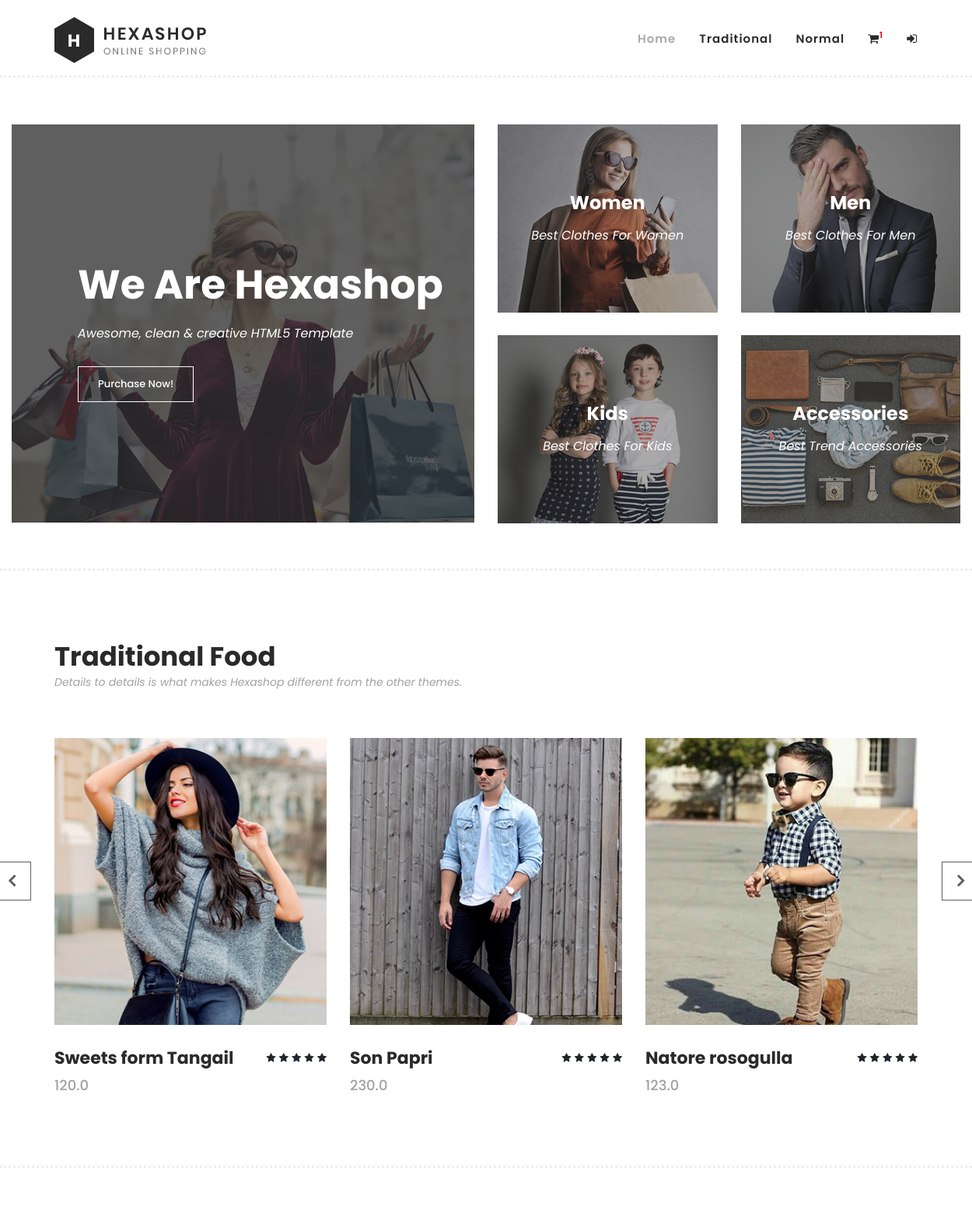
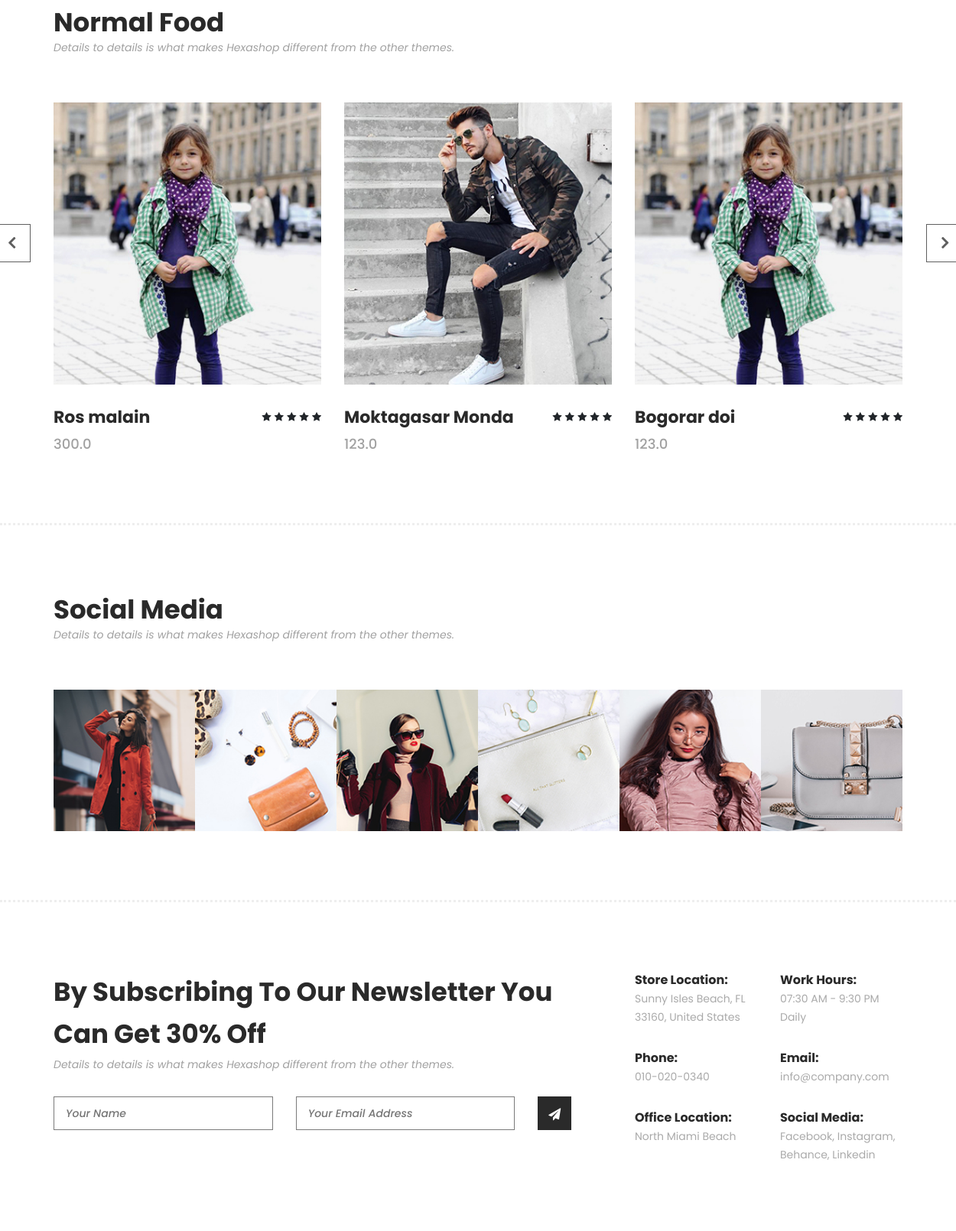
The page / (upper part) on the database its author committed (2 pictures, top to bottom).
### core/models.py (models this page shows, shortened)
class Item(models.Model):
    title = models.CharField(max_length=100)
    price = models.FloatField()
    discount_price = models.FloatField(blank=True, null = True)
    category = models.CharField(choices=CATEGORY_CHOICES, max_length=2)
    label = models.CharField(choices=LABEL_CHOICES, max_length=1)
    slug = models.SlugField()
    description = models.TextField()
    image = models.ImageField()

### core/views.py (the view)
# urls.py: path('', HomeProductView.as_view() , name='home'),
class HomeProductView(ListView):
    model = Item
    template_name = "home.html"
    traditional = []
    normal = []
    def get_context_data(self, **kwargs):
        context = super(HomeProductView, self).get_context_data(**kwargs)
        if not self.traditional:
            self.traditional = Item.objects.filter(category__icontains='S')
        if not self.normal:
            self.normal = Item.objects.filter(category__icontains='Ow')
        context.update({
            'traditional': self.traditional,
            'normal':self.normal
        })
        return context

### templates/home.html (shortened to what this page needs)
 {% extends 'base.html' %}
 {% load static %}
 {% block content %}
 {% include 'banner.html' %}
 <section class="section" id="men">
    <div class="container">
        <div class="row">
            <div class="col-lg-6">
                <div class="section-heading">
                    <h2>Traditional Food</h2>
                    <span>Details to details is what makes Hexashop different from the other themes.</span>
                </div>
            </div>
        </div>
    </div>
    <div class="container">
        <div class="row">
            <div class="col-lg-12">
                <div class="men-item-carousel">
                    <div class="owl-men-item owl-carousel">
                        {% for trad in traditional %}
                        <div class="item">
                            <div class="thumb">
                                <img src="{{trad.image.url}}" alt="">
                            </div>
                            <div class="down-content">
                                <h4>{{trad.title}}</h4>
                                <span>{{trad.price}}</span>
                                <ul class="stars">
                                    <li><i class="fa fa-star"></i></li>
                                    <li><i class="fa fa-star"></i></li>
                                    <li><i class="fa fa-star"></i></li>
                                    <li><i class="fa fa-star"></i></li>
                                    <li><i class="fa fa-star"></i></li>
                                </ul>
                            </div>
                        </div>
                        {% endfor %}
                    </div>
                </div>
            </div>
        </div>
    </div>
</section>
<section class="section" id="women">
    <div class="container">
        <div class="row">
            <div class="col-lg-6">
                <div class="section-heading">
                    <h2>Normal Food</h2>
                    <span>Details to details is what makes Hexashop different from the other themes.</span>
                </div>
            </div>
        </div>
    </div>
    <div class="container">
        <div class="row">
            <div class="col-lg-12">
                <div class="women-item-carousel">
                    <div class="owl-women-item owl-carousel">
                        {% for norm in normal %}
                        <div class="item">
                            <div class="thumb">
                                <img src="{{norm.image.url}}" alt="">
                            </div>
                            <div class="down-content">
                                <h4>{{norm.title}}</h4>
                                <span>{{norm.price}}</span>
                                <ul class="stars">
                                    <li><i class="fa fa-star"></i></li>
                                    <li><i class="fa fa-star"></i></li>
                                    <li><i class="fa fa-star"></i></li>
                                    <li><i class="fa fa-star"></i></li>
                                    <li><i class="fa fa-star"></i></li>
                                </ul>
                            </div>
                        </div>
                        {% endfor %}
                    </div>
                </div>
            </div>
        </div>
    </div>
</section>
    {% include 'social.html' %}
    {% include 'subscribe.html' %}
{% endblock content %}

### static/css/templatemo-hexashop.css (style rules this page uses)
html, body, div, span, applet, object, iframe, h1, h2, h3, h4, h5, h6, p, blockquote, div pre, a, abbr, acronym, address, big, cite, code, del, dfn, em, font, img, ins, kbd, q, s, samp, small, strike, strong, sub, sup, tt, var, b, u, i, center, dl, dt, dd, ol, ul, li, figure, header, nav, section, article, aside, footer, figcaption { margin: 0; padding: 0; border: 0; outline: 0; }
ul, li { padding: 0; margin: 0; list-style: none; }
header, nav, section, article, aside, footer, hgroup { display: block; }
* { box-sizing: border-box; }
html, body { font-family: 'Poppins', sans-serif; font-weight: 400; background-color: #fff; font-size: 16px; -ms-text-size-adjust: 100%; -webkit-font-smoothing: antialiased; -moz-osx-font-smoothing: grayscale; }
h1, h2, h3, h4, h5, h6 { margin-top: 0px; margin-bottom: 0px; }
ul { margin-bottom: 0px; }
html, body { background: #fff; font-family: 'Poppins', sans-serif; }
.section-heading h2 { font-size: 34px; font-weight: 700; color: #2a2a2a; }
.section-heading span { font-size: 14px; color: #a1a1a1; font-style: italic; font-weight: 400; }
#men { padding-top: 90px; padding-bottom: 90px; border-bottom: 3px dotted #eee; }
#men .section-heading { margin-bottom: 60px; }
#men .item .down-content { padding-top: 30px; position: relative; z-index: 3; background-color: #fff; }
#men .item .down-content h4 { font-size: 22px; color: #2a2a2a; font-weight: 700; margin-bottom: 8px; }
#men .item .down-content span { font-size: 18px; color: #a1a1a1; font-weight: 500; display: block; }
#men .item .down-content ul.stars { position: absolute; right: 0; top: 30px; }
#men .item .down-content ul.stars li { display: inline; font-size: 13px; }
#men .item .thumb { position: relative; }
#women { padding-top: 90px; padding-bottom: 90px; border-bottom: 3px dotted #eee; }
#women .section-heading { margin-bottom: 60px; }
#women .item .down-content { padding-top: 30px; position: relative; z-index: 3; background-color: #fff; }
#women .item .down-content h4 { font-size: 22px; color: #2a2a2a; font-weight: 700; margin-bottom: 8px; }
#women .item .down-content span { font-size: 18px; color: #a1a1a1; font-weight: 500; display: block; }
#women .item .down-content ul.stars { position: absolute; right: 0; top: 30px; }
#women .item .down-content ul.stars li { display: inline; font-size: 13px; }
#women .item .thumb { position: relative; }

### rows shown on the page
Item: image (picture), title "Sweets form Tangail", price "120.0"
Item: image (picture), title "Son Papri", price "230.0"
Item: image (picture), title "Natore rosogulla", price "123.0"
Item: image (picture), title "Ros malain", price "300.0"
Item: image (picture), title "Moktagasar Monda", price "123.0"
Item: image (picture), title "Bogorar doi", price "123.0"
